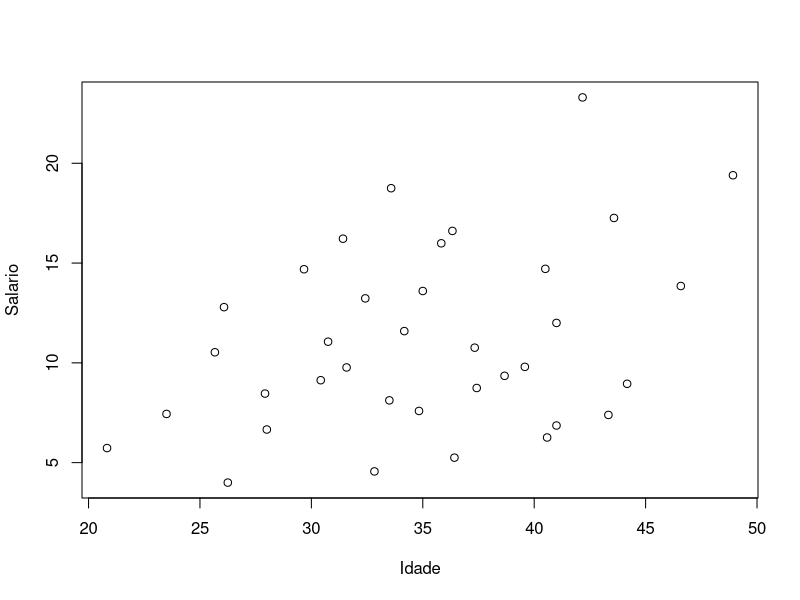

Source code (R): (Note: this script raises an error after producing the figure.)
########## QUESTAO 01 ############

dados <- read.csv("dados.csv", sep = ";", dec = ",")
attach(dados)

## LETRA A ##

plot(dados$idade,dados$salario, xlab = "Idade", ylab = "Salario")

## LETRA C ##

cor(dados$idade, dados$salario)

## LETRA D ##

model <- lm(dados$idade ~ dados$salario)

## LETRA E ##

X< dados$idade
Y<-dados$salario
lm(Y~X)
plot(X,Y)
abline(lm(Y ~ X))

########## QUESTAO 02 ############

## LETRA A ##

cor(dados$idade, dados$salario)

a <- lm(dados$idade ~ dados$salario)
summary(a)

## LETRA B ##

cor(dados$idade**2, dados$salario)

xb <- dados$idade**2
yb <- dados$salario
  
plot(xb, yb)

abline(lm(yb ~ xb))

b <- lm(dados$idade**2 ~ dados$salario)
summary(b)


## LETRA C ##

cor(log(dados$idade), dados$salario)

c <- lm(log(dados$idade) ~ dados$salario)
summary(c)


xc <- log(dados$idade)
yc <- dados$salario

plot(xc, yc)

abline(lm(yc ~ xc))


## LETRA D ##

cor(sqrt(dados$idade), dados$salario)

d <- lm(sqrt(dados$idade) ~ dados$salario)
summary(d)

xd <- sqrt(dados$idade)
yd <- dados$salario

plot(xd, yd)

abline(lm(yd ~ xd))


## LETRA E ##

cor(1/dados$idade, dados$salario)

e <- lm(1/dados$idade ~ dados$salario)
summary(e)

xe <- 1/(dados$idade)
ye <- dados$salario

plot(xe, ye)

abline(lm(ye ~ xe))
